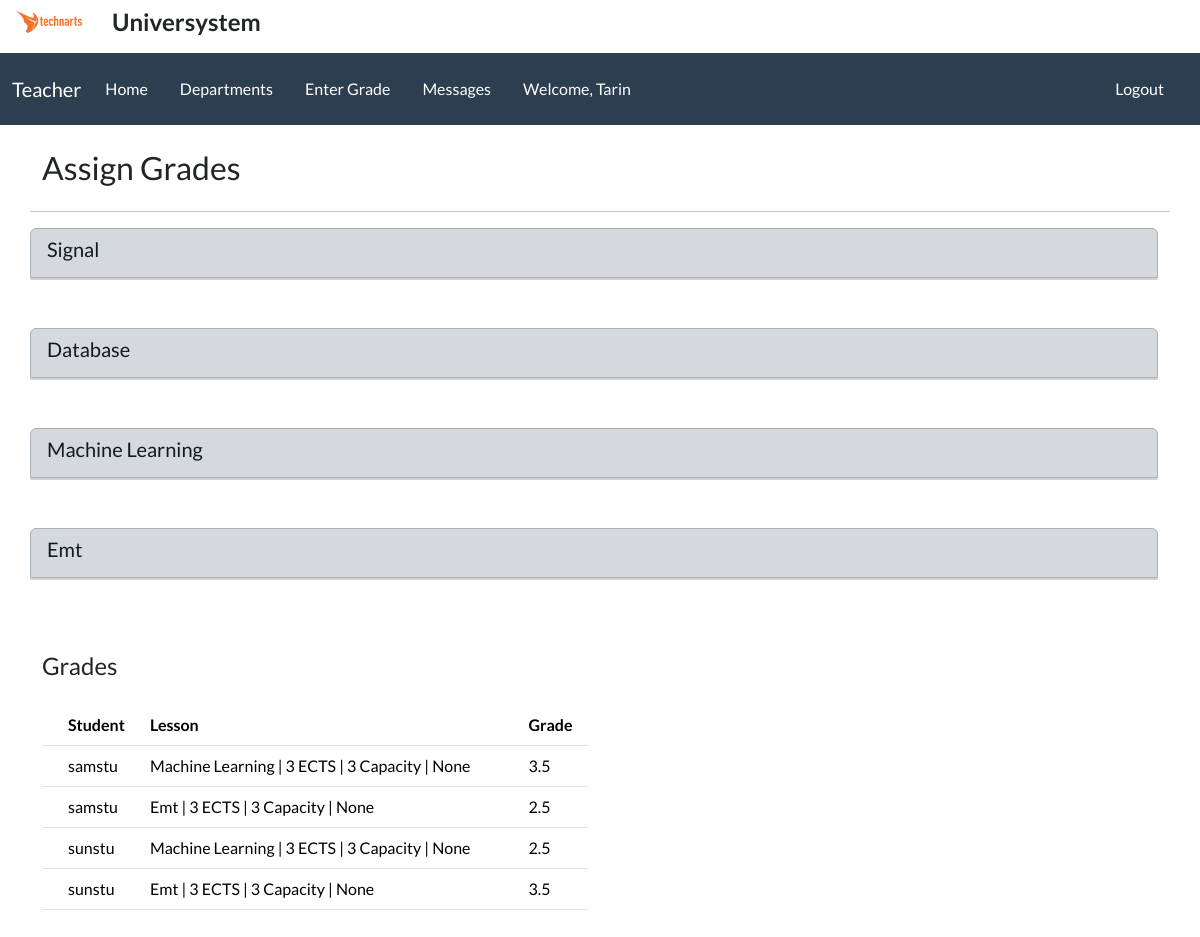
Before: /grade/ (signed in) with the older database file.
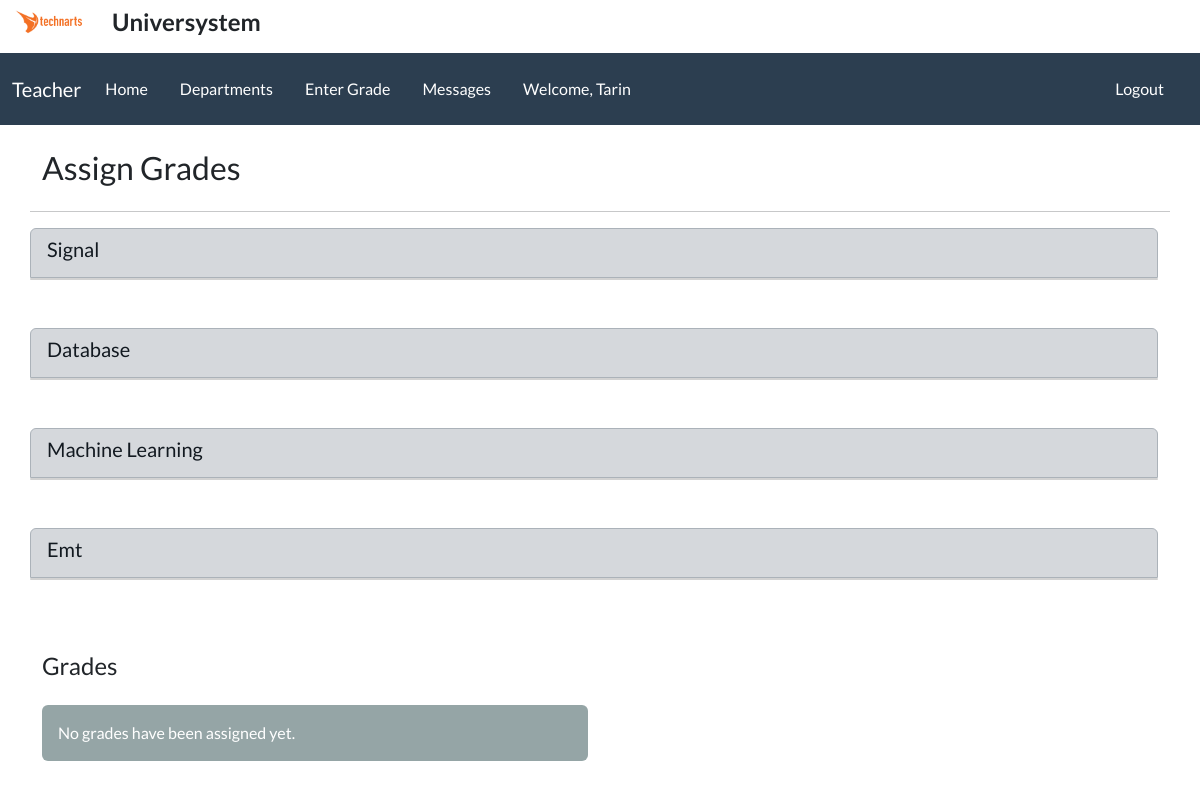
After: the same page with the newer database file.
### accountapp/models.py (models this page shows, shortened)
class CustomUser(AbstractUser):
    STATUS = (
        ('Teacher', 'Teacher'),
        ('Student', 'Student'),
        ('Admin', 'Admin'),
    )
    status = models.CharField(
        max_length=100, choices=STATUS, default='Student',)

class Student(models.Model):
    user = models.OneToOneField(CustomUser, on_delete=models.CASCADE)
    department_of_student = models.ForeignKey(
        Department, on_delete=models.CASCADE, blank=True, null=True)
    student_ects = models.IntegerField(default=0)
    student_lessons = models.ManyToManyField(Lesson, blank=True,
                                             through='StudentLesson')
    department_request = models.BooleanField(default=False)
    adviser = models.ForeignKey('Teacher', on_delete=models.CASCADE,
                                blank=True, null=True)
    def __str__(self):
        return self.user.username

### baseapp/models.py (models this page shows)
class Lesson(models.Model):
    title = models.CharField(max_length=100)
    ects = models.IntegerField()
    category = models.ManyToManyField(Department)
    capacity = models.IntegerField(default=3)  # Course capacity
    course_hour = models.ForeignKey(
        CourseHour, on_delete=models.CASCADE, blank=True, null=True)
    def __str__(self):
        return (f'{self.title} | {self.ects} ECTS | {self.capacity} Capacity | '
                f'{self.course_hour}'
                )

### teacherapp/models.py (models this page shows, shortened)
class Grade(models.Model):
    GRADE_TYPE = (
        (4.0, 'AA'),
        (3.5, 'BA'),
        (3.0, 'BB'),
        (2.5, 'CB'),
        (2.0, 'CC'),
        (1.5, 'DC'),
        (1.0, 'DD'),
        (0.5, 'FD'),
        (0.0, 'FF'),
    )
    student = models.ForeignKey(Student, on_delete=models.CASCADE)
    lesson = models.ForeignKey(Lesson, on_delete=models.CASCADE)
    grade = models.FloatField(choices=GRADE_TYPE)

### teacherapp/views.py (the view, shortened to what this page needs)
# urls.py: path('grade/', GradeView.as_view(), name='grade'),
class GradeView(LoginRequiredMixin, View):  # For teachers to assign grades
    def get(self, request):
        teacher = Teacher.objects.get(user__username=request.user.username)
        lessons = teacher.lesson_of_teacher.all()
        grade_types = Grade.GRADE_TYPE
        students = Student.objects.all()
        grades = Grade.objects.all()
        context = {
            "students": students,
            "lessons": lessons,
            "grade_types": grade_types,
            "grades": grades,
        }
        return render(request, "teacherapp/grade.html", context)

### teacherapp/templates/teacherapp/grade.html (shortened to what this page needs)
{% extends 'base.html' %} {% load static %} {% block title %}Grades{% endblock title %} {% block content %}
<div class="container">
  <div class="row">
    <h3 class="mt-4 mb-4">Assign Grades</h3>
    <hr />
    {% for lesson in lessons %}
    <ul class="list-group mb-4">
      <li class="list-group-item list-group-item-primary d-flex justify-content-between align-items-center">
        <h5>{{ lesson.title }}</h5>
      </li>
      <div class="card">
      </div>
      <br />
    </ul>
    {% endfor %}
  </div>
  <div class="row">
    <div class="col-md-6">
      <h4 class="mt-4 mb-4">Grades</h4>
      {% if not grades %}
      <div class="alert alert-dismissible alert-secondary" role="alert">
        No grades have been assigned yet. {% else %}
        <table class="table">
          <thead>
            <tr>
              <th scope="col"></th>
              <th scope="col">Student</th>
              <th scope="col">Lesson</th>
              <th scope="col">Grade</th>
            </tr>
          </thead>
          <tbody>
            <tr>
              {% for grade in grades %}
              <th scope="row"></th>
              <td>{{ grade.student }}</td>
              <td>{{ grade.lesson }}</td>
              <td>{{ grade.grade }}</td>
            </tr>
            {% endfor %}
          </tbody>
        </table>
        {% endif %}
      </div>
    </div>
  </div>
  <br />
  <br />
  {% endblock content %}

### templates/base.html (shortened to what this page needs)
<!DOCTYPE html>
<html lang="en">
  <head>
    <link href="https://bootswatch.com/5/flatly/bootstrap.min.css" rel="stylesheet" type="text/css" />
  </head>
  <body>
    {% include 'partials/_toppart.html' %}
    {% include 'partials/_navbar.html' %} {% block content %} {% endblock content%}
  </body>
</html>

### templates/partials/_toppart.html
{% load static %}
<div class="container-fluid py-2">
  <div class="row">
    <div class="col-md-1 d-flex mb-2">
      <a href="{% url 'index' %}">
        <img src="{% static 'baseapp/img/logo.png' %}" alt="Universystem" class="img-fluid" />
      </a>
    </div>
    <div class="col-md-11">
      <h4><strong>Universystem</strong></h4>
    </div>
  </div>
</div>

### templates/partials/_navbar.html (shortened to what this page needs)
<nav class="navbar navbar-expand-lg bg-primary" data-bs-theme="dark">
  <div class="container-fluid">
    {% if user.status == "Teacher" %}
    <a class="navbar-brand">Teacher</a>
    {% elif user.status == "Student" %}
    <a class="navbar-brand">Student</a>
    {% elif user.status == 'Admin' %}
    <a class="navbar-brand">Admin</a>
    {% endif %}
    <div class="collapse navbar-collapse" id="navbarColor01">
      <ul class="navbar-nav me-3">
        <li class="nav-item">
          <a class="nav-link me-3" href="{% url 'index' %}">Home</a>
        </li>
        <li class="nav-item me-3">
          <a class="nav-link" href="{% url 'department' %}">Departments</a>
        </li>
        {% if user.status == "Teacher" %}
        <li class="nav-item me-3">
          <a class="nav-link" href="{% url 'grade' %}">Enter Grade</a>
        </li>
        <li class="nav-item me-3">
          <a class="nav-link" href="{% url 'message' %}">Messages</a>
        </li>
        {% elif user.status == "Student" %}
        <li class="nav-item me-3">
          <a class="nav-link" href="{% url 'syllabus' %}">Course</a>
        </li>
        {% endif %} {% if not user.status == 'Admin' %}
        <li class="nav-item">
          <a class="nav-link">Welcome, {{ user.first_name|title }}</a>
        </li>
        {% endif %}
      </ul>
      <ul class="navbar-nav ms-auto">
        <li class="nav-item me-3">
          <a class="nav-link" href="{% url 'logout' %}">Logout</a>
        </li>
      </ul>
    </div>
  </div>
</nav>

Changed rows visible on the page:
removed Grade: student "samstu", lesson "Machine Learning | 3 ECTS | 3 Capacity | None", grade "3.5"
removed Grade: student "samstu", lesson "Emt | 3 ECTS | 3 Capacity | None", grade "2.5"
removed Grade: student "sunstu", lesson "Machine Learning | 3 ECTS | 3 Capacity | None", grade "2.5"
removed Grade: student "sunstu", lesson "Emt | 3 ECTS | 3 Capacity | None", grade "3.5"
Other visible differences:
text no longer shown: "Student Lesson Grade"
text now shown: "No grades have been assigned yet."
